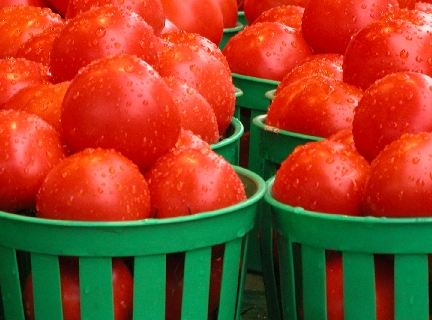
%> input picture Matlab/images/tomatoes.bmp, 432 x 320 px
$ octave Cut.m   (GNU Octave 9; MATLAB toolbox functions it lacks are replaced by stand-ins)
%> lines starting %> are read from the running program, lines starting %| are printed output that depends on the picture
%------- Read,cut and grayscale the image ----------
f = imread('images/tomatoes.bmp');
%> f is the input picture: size 320x432x3 uint8; mean R, G, B 150.2, 70.2, 38.1
fc = f(25:175,25:175,1:3);%Cut the image
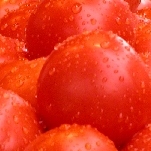
%> fc: size 151x151x3 uint8; mean R, G, B 230, 56.3, 29.6
I=rgb2gray(fc)
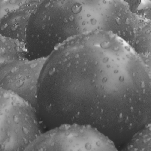
%> I: size 151x151 uint8; min 33, max 240, mean 105.2
imwrite(fc,'images/cuttedtomatoesRGB.jpg','quality',100);
imwrite(I,'images/cuttedtomatoes.jpg','quality',100);

% %----------- scale the output image   ------------------

figure;
subplot(2,2,1);imshow(f);title('Original Image');
subplot(2,2,2);imshow(fc);title('Cutted Image');
subplot(2,2,3);imshow(I);title('Grayscaled Image');
subplot(2,2,4);imshow(I,[]);title('Scaled Image');
